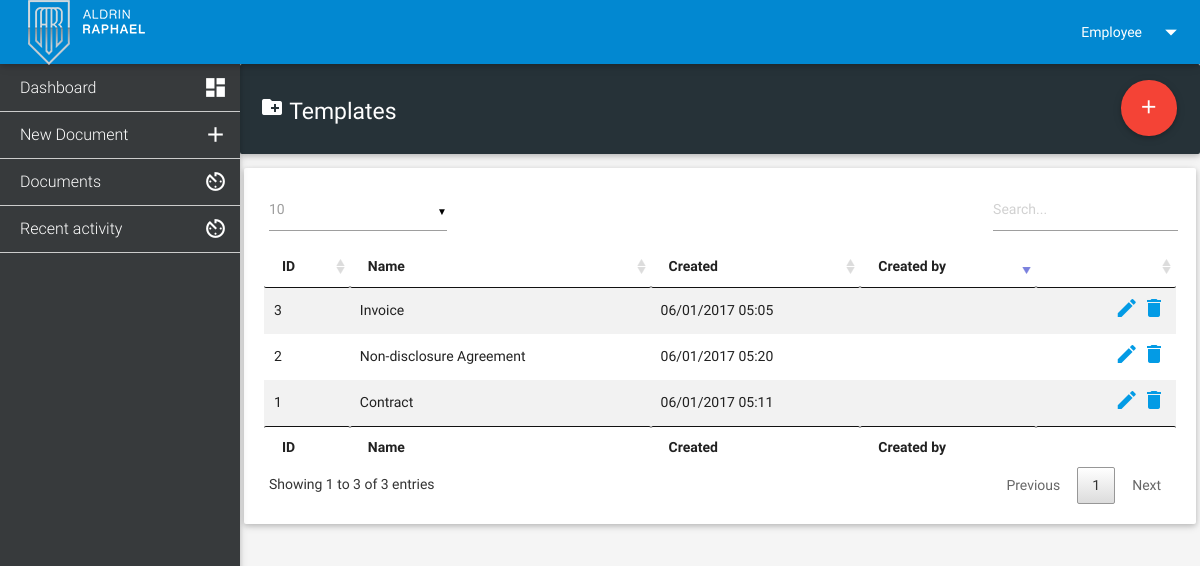
/documents.php?menu=templates (signed in), run on the app's committed database.
### tables this page shows
CREATE TABLE IF NOT EXISTS `users` (
  `id` int(11) NOT NULL AUTO_INCREMENT,
  `email` varchar(255) NOT NULL,
  `username` varchar(255) NOT NULL,
  `password` varchar(255) NOT NULL,
  `name` varchar(255) NOT NULL,
  `surname` varchar(255) NOT NULL,
  `date` int(11) NOT NULL,
  `role` int(2) NOT NULL DEFAULT '1',
  PRIMARY KEY (`id`)
);

CREATE TABLE IF NOT EXISTS `templates` (
  `id` int(11) NOT NULL AUTO_INCREMENT,
  `name` varchar(255) NOT NULL,
  `content` text NOT NULL,
  `increment` int(11) NOT NULL,
  `created` int(11) NOT NULL,
  `owner` int(11) NOT NULL,
  PRIMARY KEY (`id`)
);

### inc/classes/Database.php (called while the page is built, shortened)
<? if ( ! defined('BASEDIR')) exit('Acces denied');
class Db {
	public function select($table,$where=array(),$order=array(),$limit=array('from'=>0,'to'=>10000)){
		$c[]='1=1';
		$ord = "";
		if($order){
			foreach($order as $tag=>$val){
				$o[]=' '.$tag." ".$val;
			}
			if($o){
				$ord="order by ".implode(',',$o);
			}
		}
		foreach($where as $tag=>$val){
			$c[]=$tag."='".$val."'";
		}
		$r=array();
 		$res=mysql_query("select * from ".$table." where ".implode(' AND ',$c)." ".$ord." LIMIT ".$limit['from'].",".$limit['to'])or die("eroare1:".mysql_error()."<br/><b>Query:</b>select * from ".$table." where ".implode(' AND ',$c)." ".$o);
 		while($row=mysql_fetch_array($res)){
 			$r[]= (object) $row;
 		}
 		return $r;
 	}
 	public function select_row($table,$where,$order=array(),$limit=array('from'=>0,'to'=>10000)){
 		$r=$this->select($table,$where,$order,$limit);
 		return $r[0];
 	}
}
$db = new Db;
?>

### inc/classes/User.php (called while the page is built, shortened)
<?
	class User extends Db{
		public function __construct(){
			if(isset($_COOKIE['user'])){
				$this->userinfo = $this->select_row('users',array('id'=>$_COOKIE['user'],'password'=>$_COOKIE['password']));
				$this->userrole = $this->select_row('roles',array('id'=>$this->userinfo->role));
			}
				$this->loginFile = 'auth.php';
		}
		public function isLogged(){
			if(isset($_COOKIE['user'])){
				$this->userinfo = $this->select_row('users',array('id'=>$_COOKIE['user'],'password'=>$_COOKIE['password']));
				if($this->userinfo) return 1;
			}
		}
		public function Protect(){
		    if(!$this->isLogged()){
		        header("Location:".$this->loginFile);
		    }
		}
		public function has_access($area){
			$zone = array(
				'documents'=>0,
				'templates'=>1,
				'users'=>2,
				'settings'=>3,
				);
			$acc = unserialize($this->userrole->zones);
			if(in_array($zone[$area], $acc)){
				return true;
			}
			return false;
		}
	}
	$user = new User;
?>

### inc/App.php (called while the page is built, shortened)
<?
	foreach (glob(APP_PATH."/classes/*.php") as $filename)
		{
			include $filename;
	}
?>

### inc/views/documents/templates.php (the view, shortened to what this page needs)
              <div id="docBase" class='row'>
                    <div class="card-panel z-depth-1" id="formDoc">
                              <div class="fixed-action-btn horizontal" style="top: 80px; right: 24px;">
                                   <a class="btn-floating btn-large waves-effect waves-light red" href="documents.php?menu=add_template" ><i class="material-icons">add</i></a>
                              </div>
                                <table id="dataTable" class="responsive-table striped highlight bordered" cellspacing="0">
                                <thead>
                                    <tr>
                                        <th style='width:50px;'>ID</th>
                                        <th>Name</th>
                                        <th>Created</th>
                                        <th>Created by</th>
                                        <th>&nbsp;</th>
                                    </tr>
                                </thead>
                                <tfoot>
                                    <tr>
                                        <th>ID</th>
                                        <th>Name</th>
                                        <th>Created</th>
                                        <th>Created by</th>
                                        <th>&nbsp;</th>
                                    </tr>
                                </tfoot>
                                <tbody>
                                    <?
                                        $templates = $db->select('templates',array(),array('id'=>'desc'));
                                        foreach($templates as $u){
                                            $owner = $db->select_row('users',array('id'=>$u->owner));
                                            ?>
                                    <tr>
                                        <td><?php echo $u->id?></td>
                                        <td><?php echo $u->name?></td>
                                        <td><?php echo date('d/m/Y h:i',$u->created)?></td>
                                        <td><?php echo $owner->name?> <?php echo $owner->surname?></td>
                                        <td class='actions'>
                                            <a href="documents.php?menu=add_template&edit=<?php echo $u->id?>"><i class="material-icons">mode_edit</i></a>
                                            <a href="#" class='deleteitem' data-table='templates' data-id='<?php echo $u->id?>'><i class="material-icons">delete</i></a>
                                        </td>
                                    </tr>
                                    <?}?>
                                </tbody>
                            </table>
</div>
</div>

### documents.php (shortened to what this page needs)
<?
    include "inc/App.php";
    $user->Protect();
    $menu='documents';
    $file = 'list';
    if($_GET['menu'])$file=$_GET['menu'];
?>
<!DOCTYPE html>
<html lang="en">
<head>
  <link href="style/css/materialize.css" type="text/css" rel="stylesheet" media="screen,projection"/>
  <link href="style/css/style.css" type="text/css" rel="stylesheet" media="screen,projection"/>
  <link href="style/css/dataTables.bootstrap.css" type="text/css" media="screen, projection" rel="stylesheet" />
</head>
<body>
<? include "inc/commons/header.php";?>
        <main>
            <div class="card-panel blue-grey darken-4">
              <span class="white-text text-darken-2"><h5><i class="material-icons">create_new_folder</i> <span id='pageTitle'><?if($_GET['menu']=='mine')echo "My";?> Documents</span></h5></span>
            </div>
            <div class="container" id='big'>
             <? include "inc/views/documents/".$file.".php";?>
            </div>
        </main>
  </body>
</html>

### inc/commons/header.php (shortened to what this page needs)
<div class="navbar-fixed">
  <nav>
    <div class="nav-wrapper light-blue  darken-2 ">
      <a href="./" class="brand-logo"><img src="style/images/logo.png" alt=""></a>
      <ul class="right hide-on-med-and-down">
        <li><a class="dropdown-button" href="#!" data-activates="dropdown1"><?php echo $user->userinfo->surname?> <?php echo $user->userinfo->name?><i class="material-icons right">arrow_drop_down</i></a></li>
      </ul>
    </div>
  </nav>
</div>
      <ul id="slide-out" class="side-nav fixed">
        <li><a href="index.php" class='waves-effect waves-light  <?if(!$menu)echo "active";?>'><i class="material-icons">dashboard</i> Dashboard</a></li>
        <?if($user->has_access('documents')){?>
        <li><a href="documents.php?menu=add_document" class='waves-effect waves-light  <?if(!$menu)echo "active";?>'><i class="material-icons">add</i> New Document</a></li>
        <li><a href="documents.php" class='waves-effect waves-light  <?if($menu=='documents')echo "active";?>'><i class="material-icons">av_timer</i> Documents</a></li>
        <?}?>
        <li><a href="recent.php" class='waves-effect waves-light  <?if($menu=='recent')echo "active";?>'><i class="material-icons">av_timer</i> Recent activity</a></li>
      </ul>

### style/css/style.css (style rules this page uses)
html { font-size:14px; }
body { background:#f5f5f5; }
.fixed-action-btn { height:60px; position: absolute; }
.actions { width:120px; text-align:right; }
.row { margin-bottom:0; }
.card-panel { margin-top:0; }
.navbar-fixed { z-index:1024; }
.side-nav { padding-top: 65px; background: #373a3c; }
.side-nav.fixed a { padding: 14px 20px; color: #fff; }
.side-nav li { padding:0; font-weight: 500; }
.side-nav a { height: 100%; line-height: 18px; color: #919191; font-size: 16px; font-weight: 300; border-bottom: 1px solid #ccc; }
.side-nav .collapsible-header i.material-icons, .side-nav i.material-icons { position: absolute; top: 10px; width: 14px; font-size: 25px; right: 13px; }
.side-nav i.material-icons { width:24px; font-weight: 300; }
header, main, footer { padding-left: 240px; }
@media only screen and (min-width : 993px) { .container { width: 97%; } }
.btn, .btn-large { background:#f44336; }

### data on the page
users: name "Employee"
templates: id "3", name "Invoice", created "06/01/2017 05:05"
templates: id "2", name "Non-disclosure Agreement", created "06/01/2017 05:20"
templates: id "1", name "Contract", created "06/01/2017 05:11"
